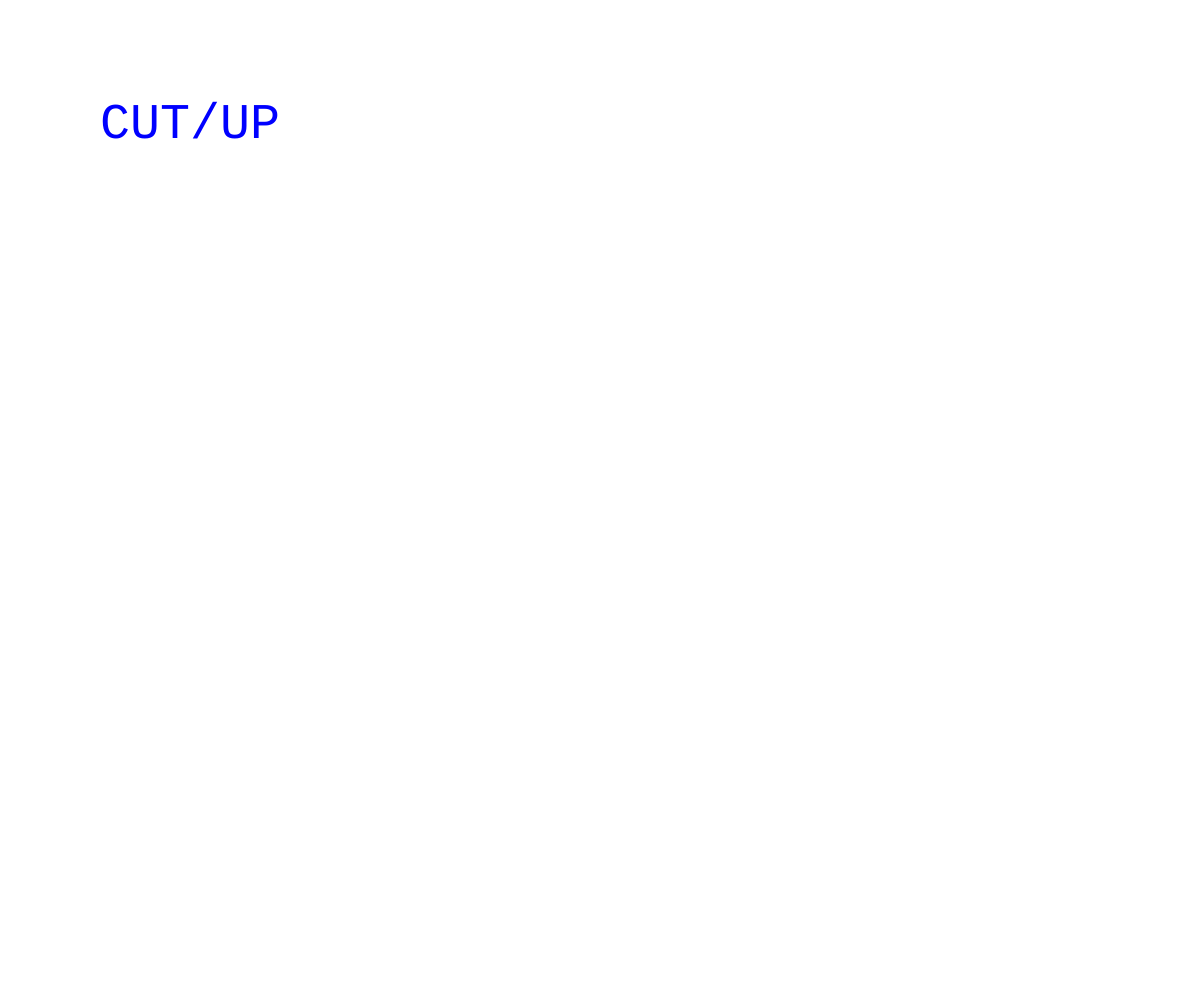
Frame 1 (no input)
Frame 60 (no input): identical to frame 1, image omitted
Frame 120 (the mouse pressed at the canvas centre since frame 60): identical to frame 1, image omitted

The p5.js sketch that drew this single still picture (run headless with seeded random() and noise() and a simulated clock; from frame 60 on, the mouse is pressed at the canvas centre):

// p5.js sketch
// ── sketch.js
var dragging = false;
var rollover = false;

var x, y, w, h;          
var offsetX, offsetY;

function setup() {
  createCanvas(windowWidth, windowHeight);
  
  x = 100;
  y = 100;

  w = 100;
  h = 100;
}

function draw() {
  background(255);
  

  if (mouseX > x && mouseX < x + w && mouseY > y && mouseY < y + h) {
    rollover = true;
  } 
  else {
    rollover = false;
  }
  

  if (dragging) {
    x = mouseX + offsetX;
    y = mouseY + offsetY;
  }

  stroke(255);

  if (dragging) {
    fill (255, 0, 0);
  } else if (rollover) {
    fill(255, 0, 0);
  } else {
    fill(0, 0, 255);
  }
  textSize(50);
  textFont("Courier");
  text("CUT/UP", x, y, w, h);
}

function mousePressed() {

  if (mouseX > x && mouseX < x + w && mouseY > y && mouseY < y + h) {
    dragging = true;

    offsetX = x-mouseX;
    offsetY = y-mouseY;
  }
}

function mouseReleased() {

  dragging = false;
}
